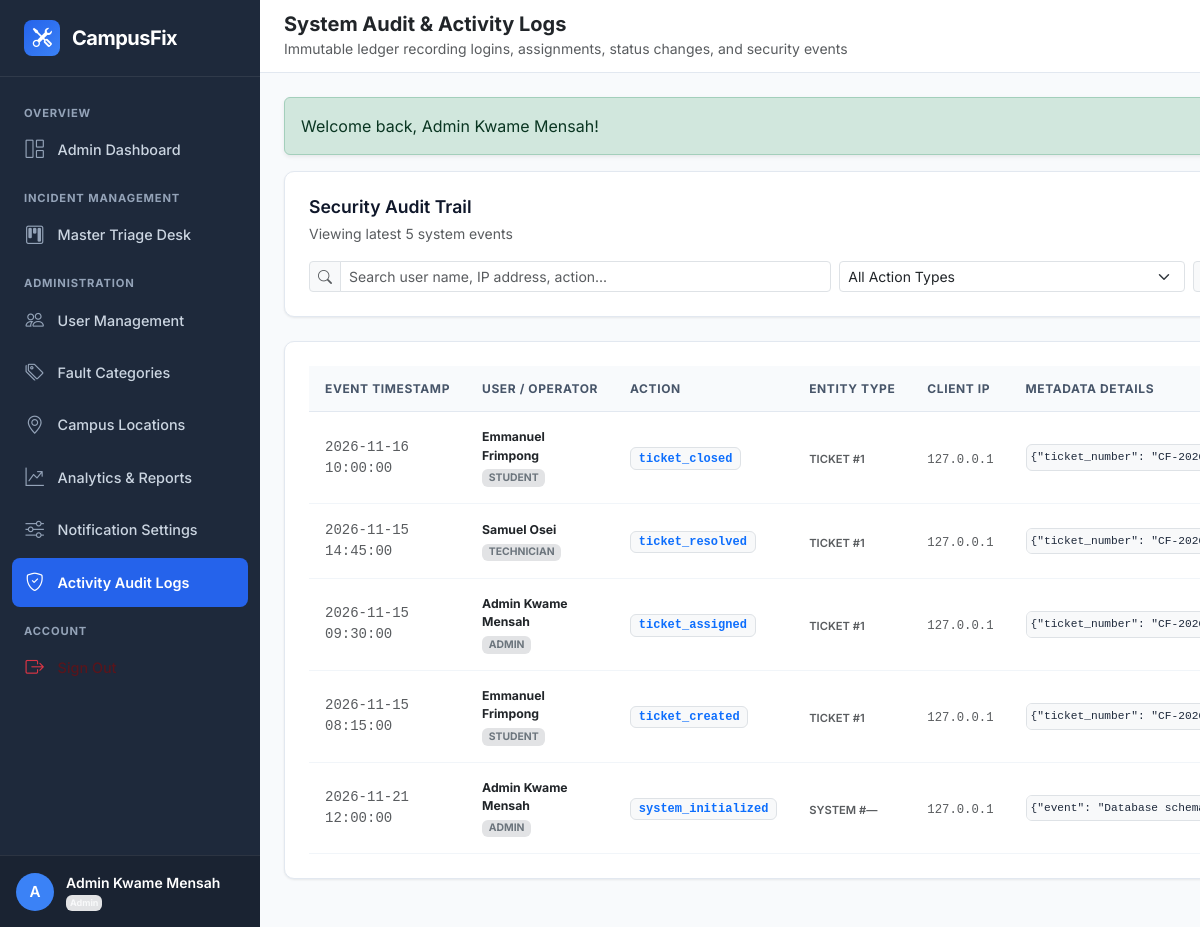
Page /admin/activity-logs.php (signed in) on the committed database.
### tables this page shows
CREATE TABLE `activity_logs` (
  `id` INT UNSIGNED NOT NULL AUTO_INCREMENT,
  `user_id` INT UNSIGNED DEFAULT NULL,
  `action` VARCHAR(100) NOT NULL COMMENT 'e.g., ticket_created, status_updated, user_login',
  `entity_type` VARCHAR(50) NOT NULL COMMENT 'e.g., ticket, user, category, location',
  `entity_id` INT UNSIGNED DEFAULT NULL,
  `ip_address` VARCHAR(45) DEFAULT NULL,
  `user_agent` VARCHAR(255) DEFAULT NULL,
  `details` JSON DEFAULT NULL COMMENT 'Structured event metadata',
  `created_at` DATETIME NOT NULL DEFAULT CURRENT_TIMESTAMP,
  PRIMARY KEY (`id`),
  KEY `idx_activity_user` (`user_id`),
  KEY `idx_activity_action` (`action`),
  KEY `idx_activity_created_at` (`created_at`),
  CONSTRAINT `fk_activity_user` FOREIGN KEY (`user_id`) REFERENCES `users` (`id`) ON DELETE SET NULL ON UPDATE CASCADE
);

CREATE TABLE `users` (
  `id` INT UNSIGNED NOT NULL AUTO_INCREMENT,
  `user_code` VARCHAR(30) NOT NULL COMMENT 'Unique identifier (e.g., ADM-2026-001, TECH-2026-001, STU-2026-101)',
  `full_name` VARCHAR(100) NOT NULL,
  `email` VARCHAR(150) NOT NULL,
  `phone` VARCHAR(25) DEFAULT NULL,
  `password_hash` VARCHAR(255) NOT NULL,
  `role` ENUM('student', 'technician', 'admin') NOT NULL DEFAULT 'student',
  `department` VARCHAR(100) DEFAULT NULL COMMENT 'Academic department or technical unit',
  `status` ENUM('active', 'inactive', 'suspended') NOT NULL DEFAULT 'active',
  `avatar` VARCHAR(255) DEFAULT NULL COMMENT 'Path to profile image or avatar',
  `reset_token` VARCHAR(100) DEFAULT NULL,
  `reset_token_expires_at` DATETIME DEFAULT NULL,
  `created_at` DATETIME NOT NULL DEFAULT CURRENT_TIMESTAMP,
  `updated_at` DATETIME NOT NULL DEFAULT CURRENT_TIMESTAMP ON UPDATE CURRENT_TIMESTAMP,
  PRIMARY KEY (`id`),
  UNIQUE KEY `uk_users_user_code` (`user_code`),
  UNIQUE KEY `uk_users_email` (`email`),
  KEY `idx_users_role_status` (`role`, `status`)
);

### admin/activity-logs.php (the view, shortened to what this page needs)
<?php
$search = trim($_GET['search'] ?? '');
$pdo = get_db_connection();
$sql = "
    SELECT a.*, u.full_name, u.email, u.role
    FROM activity_logs a
    LEFT JOIN users u ON a.user_id = u.id
    WHERE 1=1
";
$params = [];
$sql .= " ORDER BY a.id DESC LIMIT 100";
$stmt = $pdo->prepare($sql);
$stmt->execute($params);
$logs = $stmt->fetchAll();
include_once INCLUDES_PATH . 'header.php';
include_once INCLUDES_PATH . 'sidebar.php';
?>
<div class="d-flex flex-column flex-1 w-100">
    <?php include_once INCLUDES_PATH . 'navbar.php'; ?>
    <div class="container-fluid px-0">
        <div class="cf-card mb-4">
            <div class="d-flex flex-wrap align-items-center justify-content-between gap-3 mb-3">
                <div>
                    <h5 class="cf-card-title mb-1">Security Audit Trail</h5>
                    <small class="text-muted">Viewing latest <?= count($logs) ?> system events</small>
                </div>
            </div>
            <form method="GET" action="" class="row g-2 align-items-center">
                <div class="col-md-6">
                    <div class="input-group input-group-sm">
                        <span class="input-group-text bg-light text-muted"><i class="bi bi-search"></i></span>
                        <input type="text" class="form-control" name="search" value="<?= htmlspecialchars($search) ?>" placeholder="Search user name, IP address, action...">
                    </div>
                </div>
                <div class="col-md-4">
                    <select class="form-select form-select-sm" name="action" onchange="this.form.submit()">
                        <option value="">All Action Types</option>
                    </select>
                </div>
                <div class="col-md-2">
                    <a href="<?= BASE_URL ?>admin/activity-logs.php" class="btn btn-light btn-sm w-100 border text-muted">
                    </a>
                </div>
            </form>
        </div>
        <div class="cf-card">
            <div class="table-responsive">
                <table class="cf-table">
                    <thead>
                        <tr>
                            <th>Event Timestamp</th>
                            <th>User / Operator</th>
                            <th>Action</th>
                            <th>Entity Type</th>
                            <th>Client IP</th>
                            <th>Metadata Details</th>
                        </tr>
                    </thead>
                    <tbody>
                        <?php foreach ($logs as $l): ?>
                            <tr>
                                <td class="small text-muted font-monospace"><?= date('Y-m-d H:i:s', strtotime($l['created_at'])) ?></td>
                                <td>
                                    <?php if ($l['full_name']): ?>
                                        <div class="fw-bold text-dark small"><?= htmlspecialchars($l['full_name']) ?></div>
                                        <small class="badge bg-secondary-subtle text-secondary" style="font-size: 0.65rem; text-transform: uppercase;">
                                            <?= htmlspecialchars($l['role']) ?>
                                        </small>
                                    <?php else: ?>
                                        <span class="text-muted small fst-italic">System Daemon</span>
                                    <?php endif; ?>
                                </td>
                                <td>
                                    <span class="badge bg-light text-primary border font-monospace" style="font-size: 0.75rem;">
                                        <?= htmlspecialchars($l['action']) ?>
                                    </span>
                                </td>
                                <td>
                                    <span class="text-muted small text-uppercase fw-semibold" style="font-size: 0.7rem;">
                                        <?= htmlspecialchars($l['entity_type']) ?> #<?= htmlspecialchars((string)($l['entity_id'] ?? '—')) ?>
                                    </span>
                                </td>
                                <td><code class="small text-muted"><?= htmlspecialchars($l['ip_address'] ?? '127.0.0.1') ?></code></td>
                                <td>
                                    <?php if (!empty($l['details'])): ?>
                                        <pre class="mb-0 bg-light p-1 rounded small border font-monospace" style="font-size: 0.7rem; max-width: 320px; max-height: 48px; overflow: auto;"><?= htmlspecialchars($l['details']) ?></pre>
                                    <?php else: ?>
                                        <span class="text-muted small">—</span>
                                    <?php endif; ?>
                                </td>
                            </tr>
                        <?php endforeach; ?>
                    </tbody>
                </table>
            </div>
        </div>
    </div>
</div>
<?php include_once INCLUDES_PATH . 'footer.php'; ?>

### rows in the picture
activity_logs: created_at "2026-11-16 10:00:00", user.full_name "Emmanuel Frimpong", user.role "STUDENT", action "ticket_closed", entity_type "TICKET", entity "1", ip_address "127.0.0.1", details "{\"ticket_number\":…"
activity_logs: created_at "2026-11-15 14:45:00", user.full_name "Samuel Osei", user.role "TECHNICIAN", action "ticket_resolved", entity_type "TICKET", entity "1", ip_address "127.0.0.1", details "{\"ticket_number\":…"
activity_logs: created_at "2026-11-15 09:30:00", user.full_name "Admin Kwame Mensah", user.role "ADMIN", action "ticket_assigned", entity_type "TICKET", entity "1", ip_address "127.0.0.1", details "{\"ticket_number\":…"
activity_logs: created_at "2026-11-15 08:15:00", user.full_name "Emmanuel Frimpong", user.role "STUDENT", action "ticket_created", entity_type "TICKET", entity "1", ip_address "127.0.0.1", details "{\"ticket_number\":…"
activity_logs: created_at "2026-11-21 12:00:00", user.full_name "Admin Kwame Mensah", user.role "ADMIN", action "system_initialized", entity_type "SYSTEM", entity "—", ip_address "127.0.0.1", details "{\"event\": \"Database…"

### other values in the picture
substr($user['full_name'], 0, 1) "A"
$user['full_name'] "Admin Kwame Mensah"
$user['role'] "Admin"
$pageHeading "System Audit & Activity Logs"
$pageSubtitle "Immutable ledger recording logins, assignments, status changes, and security events"
$f['message'] "Welcome back, Admin Kwame Mensah!"
count($logs) "5"
